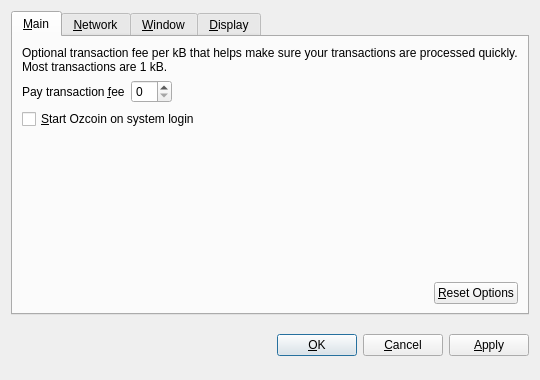
<?xml version="1.0" encoding="UTF-8"?>
<ui version="4.0">
 <class>OptionsDialog</class>
 <widget class="QDialog" name="OptionsDialog">
  <property name="geometry">
   <rect>
    <x>0</x>
    <y>0</y>
    <width>540</width>
    <height>380</height>
   </rect>
  </property>
  <property name="windowTitle">
   <string>Options</string>
  </property>
  <property name="modal">
   <bool>true</bool>
  </property>
  <layout class="QVBoxLayout" name="verticalLayout">
   <item>
    <widget class="QTabWidget" name="tabWidget">
     <property name="tabPosition">
      <enum>QTabWidget::North</enum>
     </property>
     <property name="currentIndex">
      <number>0</number>
     </property>
     <widget class="QWidget" name="tabMain">
      <attribute name="title">
       <string>&amp;Main</string>
      </attribute>
      <layout class="QVBoxLayout" name="verticalLayout_Main">
       <item>
        <widget class="QLabel" name="transactionFeeInfoLabel">
         <property name="text">
          <string>Optional transaction fee per kB that helps make sure your transactions are processed quickly. Most transactions are 1 kB.</string>
         </property>
         <property name="textFormat">
          <enum>Qt::PlainText</enum>
         </property>
         <property name="wordWrap">
          <bool>true</bool>
         </property>
        </widget>
       </item>
       <item>
        <layout class="QHBoxLayout" name="horizontalLayout_1_Main">
         <item>
          <widget class="QLabel" name="transactionFeeLabel">
           <property name="text">
            <string>Pay transaction &amp;fee</string>
           </property>
           <property name="textFormat">
            <enum>Qt::PlainText</enum>
           </property>
           <property name="buddy">
            <cstring>transactionFee</cstring>
           </property>
          </widget>
         </item>
         <item>
          <widget class="BitcoinAmountField" name="transactionFee"/>
         </item>
         <item>
          <spacer name="horizontalSpacer_1_Main">
           <property name="orientation">
            <enum>Qt::Horizontal</enum>
           </property>
           <property name="sizeHint" stdset="0">
            <size>
             <width>40</width>
             <height>20</height>
            </size>
           </property>
          </spacer>
         </item>
        </layout>
       </item>
       <item>
        <widget class="QCheckBox" name="bitcoinAtStartup">
         <property name="toolTip">
          <string>Automatically start Ozcoin after logging in to the system.</string>
         </property>
         <property name="text">
          <string>&amp;Start Ozcoin on system login</string>
         </property>
        </widget>
       </item>
       <item>
        <spacer name="verticalSpacer_Main">
         <property name="orientation">
          <enum>Qt::Vertical</enum>
         </property>
         <property name="sizeHint" stdset="0">
          <size>
           <width>20</width>
           <height>40</height>
          </size>
         </property>
        </spacer>
       </item>
       <item>
        <layout class="QHBoxLayout" name="horizontalLayout_2_Main">
         <item>
          <spacer name="horizontalSpacer_2_Main">
           <property name="orientation">
            <enum>Qt::Horizontal</enum>
           </property>
           <property name="sizeHint" stdset="0">
            <size>
             <width>40</width>
             <height>20</height>
            </size>
           </property>
          </spacer>
         </item>
         <item>
          <widget class="QPushButton" name="resetButton">
           <property name="toolTip">
            <string>Reset all client options to default.</string>
           </property>
           <property name="text">
            <string>&amp;Reset Options</string>
           </property>
           <property name="autoDefault">
            <bool>false</bool>
           </property>
          </widget>
         </item>
        </layout>
       </item>
      </layout>
     </widget>
     <widget class="QWidget" name="tabNetwork">
      <attribute name="title">
       <string>&amp;Network</string>
      </attribute>
      <layout class="QVBoxLayout" name="verticalLayout_Network">
       <item>
        <widget class="QCheckBox" name="mapPortUpnp">
         <property name="toolTip">
          <string>Automatically open the Ozcoin client port on the router. This only works when your router supports UPnP and it is enabled.</string>
         </property>
         <property name="text">
          <string>Map port using &amp;UPnP</string>
         </property>
        </widget>
       </item>
       <item>
        <widget class="QCheckBox" name="connectSocks">
         <property name="toolTip">
          <string>Connect to the Ozcoin network through a SOCKS proxy (e.g. when connecting through Tor).</string>
         </property>
         <property name="text">
          <string>&amp;Connect through SOCKS proxy:</string>
         </property>
        </widget>
       </item>
       <item>
        <layout class="QHBoxLayout" name="horizontalLayout_Network">
         <item>
          <widget class="QLabel" name="proxyIpLabel">
           <property name="text">
            <string>Proxy &amp;IP:</string>
           </property>
           <property name="textFormat">
            <enum>Qt::PlainText</enum>
           </property>
           <property name="buddy">
            <cstring>proxyIp</cstring>
           </property>
          </widget>
         </item>
         <item>
          <widget class="QValidatedLineEdit" name="proxyIp">
           <property name="maximumSize">
            <size>
             <width>140</width>
             <height>16777215</height>
            </size>
           </property>
           <property name="toolTip">
            <string>IP address of the proxy (e.g. 127.0.0.1)</string>
           </property>
          </widget>
         </item>
         <item>
          <widget class="QLabel" name="proxyPortLabel">
           <property name="text">
            <string>&amp;Port:</string>
           </property>
           <property name="textFormat">
            <enum>Qt::PlainText</enum>
           </property>
           <property name="buddy">
            <cstring>proxyPort</cstring>
           </property>
          </widget>
         </item>
         <item>
          <widget class="QLineEdit" name="proxyPort">
           <property name="maximumSize">
            <size>
             <width>55</width>
             <height>16777215</height>
            </size>
           </property>
           <property name="toolTip">
            <string>Port of the proxy (e.g. 9050)</string>
           </property>
          </widget>
         </item>
         <item>
          <widget class="QLabel" name="socksVersionLabel">
           <property name="text">
            <string>SOCKS &amp;Version:</string>
           </property>
           <property name="textFormat">
            <enum>Qt::PlainText</enum>
           </property>
           <property name="buddy">
            <cstring>socksVersion</cstring>
           </property>
          </widget>
         </item>
         <item>
          <widget class="QValueComboBox" name="socksVersion">
           <property name="toolTip">
            <string>SOCKS version of the proxy (e.g. 5)</string>
           </property>
          </widget>
         </item>
         <item>
          <spacer name="horizontalSpacer_Network">
           <property name="orientation">
            <enum>Qt::Horizontal</enum>
           </property>
           <property name="sizeHint" stdset="0">
            <size>
             <width>40</width>
             <height>20</height>
            </size>
           </property>
          </spacer>
         </item>
        </layout>
       </item>
       <item>
        <spacer name="verticalSpacer_Network">
         <property name="orientation">
          <enum>Qt::Vertical</enum>
         </property>
         <property name="sizeHint" stdset="0">
          <size>
           <width>20</width>
           <height>40</height>
          </size>
         </property>
        </spacer>
       </item>
      </layout>
     </widget>
     <widget class="QWidget" name="tabWindow">
      <attribute name="title">
       <string>&amp;Window</string>
      </attribute>
      <layout class="QVBoxLayout" name="verticalLayout_Window">
       <item>
        <widget class="QCheckBox" name="minimizeToTray">
         <property name="toolTip">
          <string>Show only a tray icon after minimizing the window.</string>
         </property>
         <property name="text">
          <string>&amp;Minimize to the tray instead of the taskbar</string>
         </property>
        </widget>
       </item>
       <item>
        <widget class="QCheckBox" name="minimizeOnClose">
         <property name="toolTip">
          <string>Minimize instead of exit the application when the window is closed. When this option is enabled, the application will be closed only after selecting Quit in the menu.</string>
         </property>
         <property name="text">
          <string>M&amp;inimize on close</string>
         </property>
        </widget>
       </item>
       <item>
        <spacer name="verticalSpacer_Window">
         <property name="orientation">
          <enum>Qt::Vertical</enum>
         </property>
         <property name="sizeHint" stdset="0">
          <size>
           <width>20</width>
           <height>40</height>
          </size>
         </property>
        </spacer>
       </item>
      </layout>
     </widget>
     <widget class="QWidget" name="tabDisplay">
      <attribute name="title">
       <string>&amp;Display</string>
      </attribute>
      <layout class="QVBoxLayout" name="verticalLayout_Display">
       <item>
        <layout class="QHBoxLayout" name="horizontalLayout_1_Display">
         <item>
          <widget class="QLabel" name="langLabel">
           <property name="text">
            <string>User Interface &amp;language:</string>
           </property>
           <property name="textFormat">
            <enum>Qt::PlainText</enum>
           </property>
           <property name="buddy">
            <cstring>lang</cstring>
           </property>
          </widget>
         </item>
         <item>
          <widget class="QValueComboBox" name="lang">
           <property name="toolTip">
            <string>The user interface language can be set here. This setting will take effect after restarting Ozcoin.</string>
           </property>
          </widget>
         </item>
        </layout>
       </item>
       <item>
        <layout class="QHBoxLayout" name="horizontalLayout_2_Display">
         <item>
          <widget class="QLabel" name="unitLabel">
           <property name="text">
            <string>&amp;Unit to show amounts in:</string>
           </property>
           <property name="textFormat">
            <enum>Qt::PlainText</enum>
           </property>
           <property name="buddy">
            <cstring>unit</cstring>
           </property>
          </widget>
         </item>
         <item>
          <widget class="QValueComboBox" name="unit">
           <property name="toolTip">
            <string>Choose the default subdivision unit to show in the interface and when sending coins.</string>
           </property>
          </widget>
         </item>
        </layout>
       </item>
       <item>
        <widget class="QCheckBox" name="displayAddresses">
         <property name="toolTip">
          <string>Whether to show Ozcoin addresses in the transaction list or not.</string>
         </property>
         <property name="text">
          <string>&amp;Display addresses in transaction list</string>
         </property>
        </widget>
       </item>
       <item>
        <widget class="QCheckBox" name="coinControlFeatures">
         <property name="toolTip">
          <string>Whether to show coin control features or not.</string>
         </property>
         <property name="text">
          <string>Display coin &amp;control features (experts only!)</string>
         </property>
        </widget>
       </item>
       <item>
        <spacer name="verticalSpacer_Display">
         <property name="orientation">
          <enum>Qt::Vertical</enum>
         </property>
         <property name="sizeHint" stdset="0">
          <size>
           <width>20</width>
           <height>40</height>
          </size>
         </property>
        </spacer>
       </item>
      </layout>
     </widget>
    </widget>
   </item>
   <item>
    <layout class="QHBoxLayout" name="horizontalLayout_Buttons">
     <item>
      <spacer name="horizontalSpacer_1">
       <property name="orientation">
        <enum>Qt::Horizontal</enum>
       </property>
       <property name="sizeHint" stdset="0">
        <size>
         <width>40</width>
         <height>48</height>
        </size>
       </property>
      </spacer>
     </item>
     <item>
      <widget class="QLabel" name="statusLabel">
       <property name="font">
        <font>
         <weight>75</weight>
         <bold>true</bold>
        </font>
       </property>
       <property name="text">
        <string/>
       </property>
       <property name="textFormat">
        <enum>Qt::PlainText</enum>
       </property>
       <property name="wordWrap">
        <bool>true</bool>
       </property>
      </widget>
     </item>
     <item>
      <spacer name="horizontalSpacer_2">
       <property name="orientation">
        <enum>Qt::Horizontal</enum>
       </property>
       <property name="sizeHint" stdset="0">
        <size>
         <width>40</width>
         <height>48</height>
        </size>
       </property>
      </spacer>
     </item>
     <item>
      <widget class="QPushButton" name="okButton">
       <property name="text">
        <string>&amp;OK</string>
       </property>
      </widget>
     </item>
     <item>
      <widget class="QPushButton" name="cancelButton">
       <property name="text">
        <string>&amp;Cancel</string>
       </property>
       <property name="autoDefault">
        <bool>false</bool>
       </property>
      </widget>
     </item>
     <item>
      <widget class="QPushButton" name="applyButton">
       <property name="text">
        <string>&amp;Apply</string>
       </property>
       <property name="autoDefault">
        <bool>false</bool>
       </property>
      </widget>
     </item>
    </layout>
   </item>
  </layout>
 </widget>
 <customwidgets>
  <customwidget>
   <class>BitcoinAmountField</class>
   <extends>QSpinBox</extends>
   <header>bitcoinamountfield.h</header>
  </customwidget>
  <customwidget>
   <class>QValueComboBox</class>
   <extends>QComboBox</extends>
   <header>qvaluecombobox.h</header>
  </customwidget>
  <customwidget>
   <class>QValidatedLineEdit</class>
   <extends>QLineEdit</extends>
   <header>qvalidatedlineedit.h</header>
  </customwidget>
 </customwidgets>
 <resources/>
 <connections/>
</ui>
